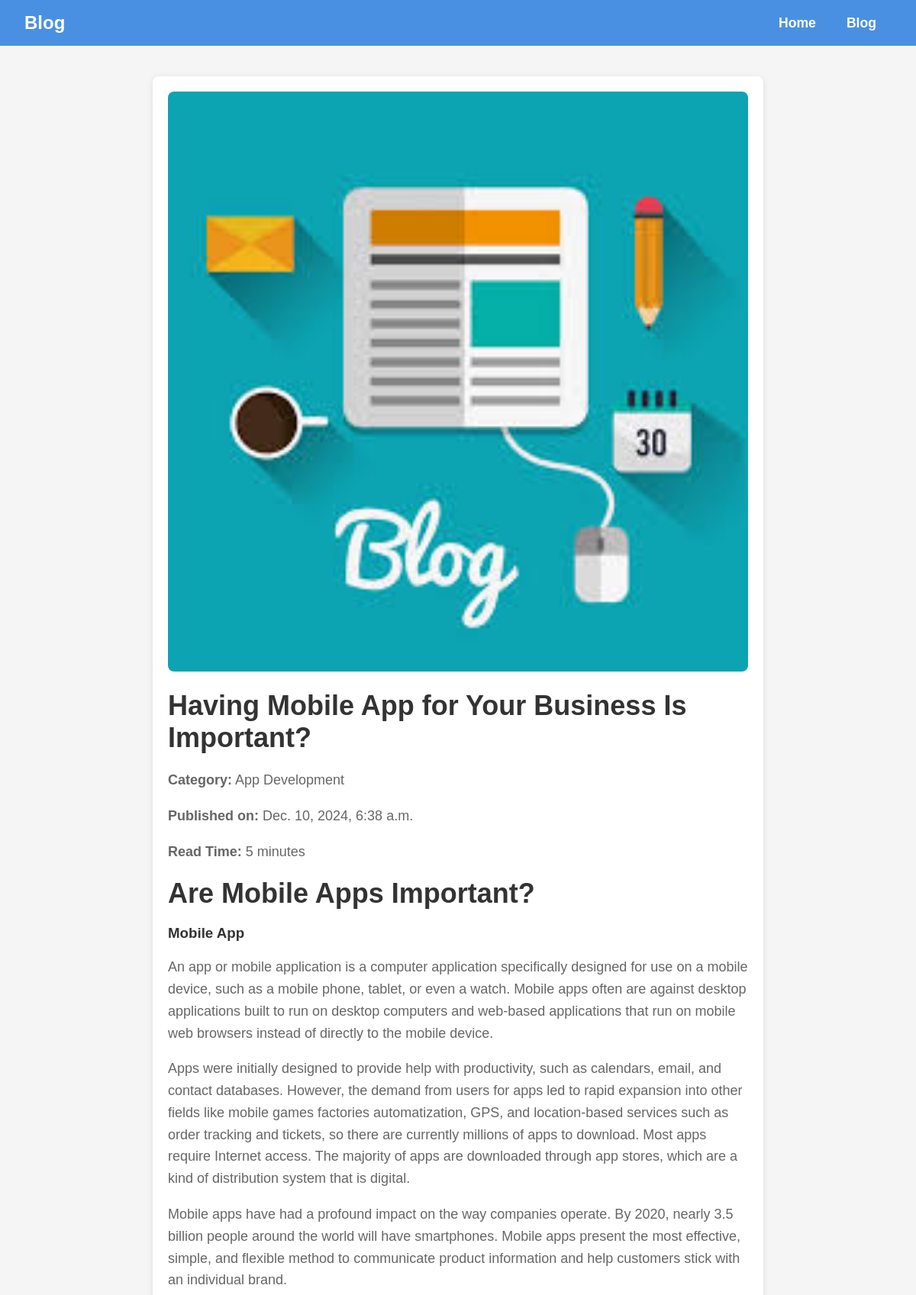
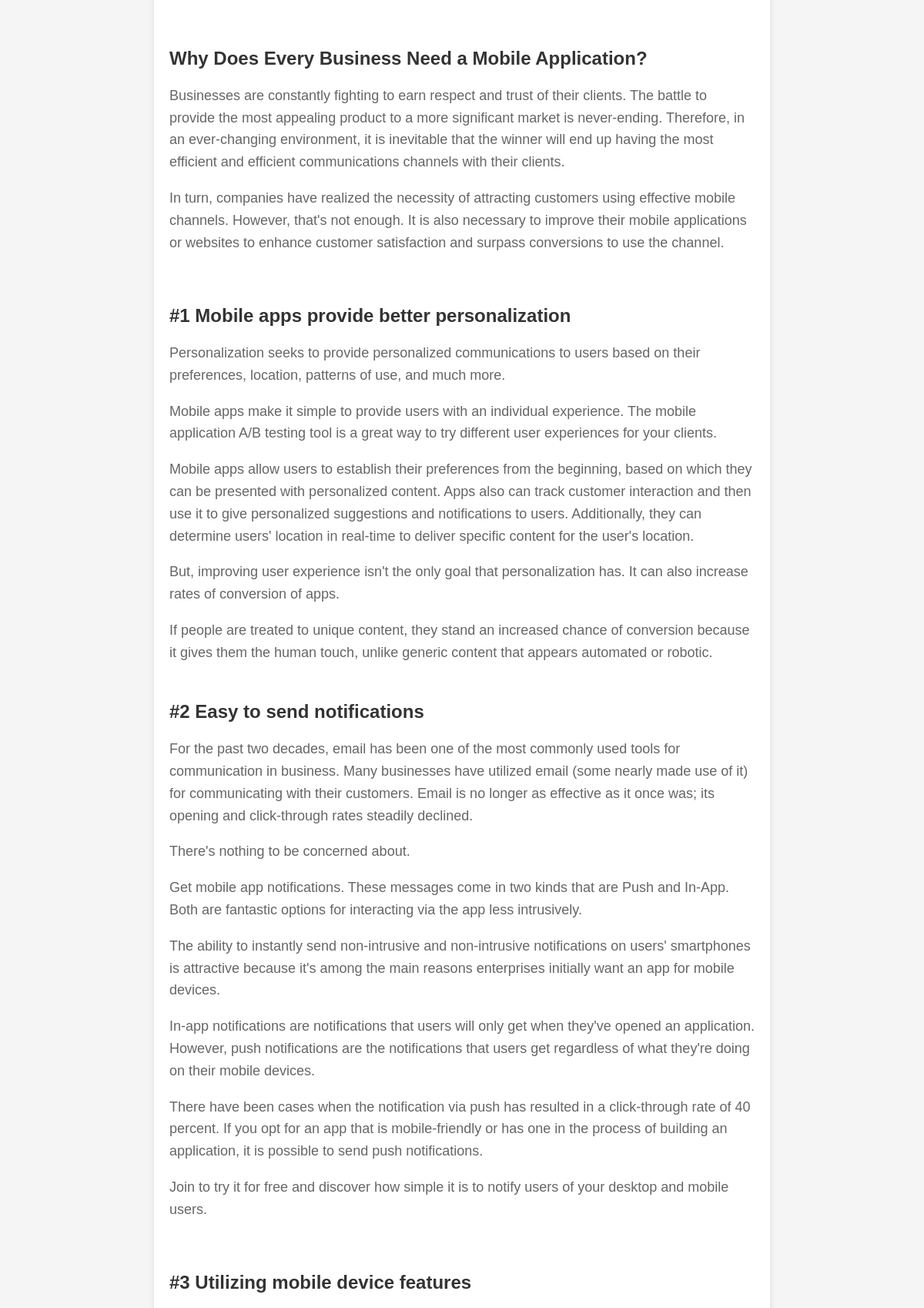
Screenshot of /blog/having-mobile-app-for-your-business-is-important/ (upper part) with the database file from the repository (2 pictures, top to bottom).
### web/models.py (models this page shows, shortened)
class CommonModel(models.Model):
    extra_params    =   models.JSONField        (blank=True, null=True, help_text="Extra parameters related to the model.")
    created_at      =   models.DateTimeField    (auto_now_add=True, blank=True, null=True, help_text="The date and time when the object was created.")
    updated_at      =   models.DateTimeField    (auto_now=True, blank=True, null=True, help_text="The date and time when the object was last updated.")
    created_by      =   models.ForeignKey       (User, blank=True, null=True, on_delete=models.SET_NULL, related_name="created_%(class)s", help_text="The user who created the object.")
    history         =   HistoricalRecords(inherit=True)
    tracker         =   FieldTracker()
    admin_meta      =   {}
    class Meta:
        abstract = True

class Blog(CommonModel):
    title               =   models.CharField    (max_length=200, help_text="The title of the blog post.")
    sub_title           =   models.CharField    (max_length=200, blank=True, null=True, help_text="An optional subtitle for the blog post.")
    thumbnail           =   models.CharField    (max_length=255, blank=True, null=True, help_text="The relative path to the blog thumbnail image in GitHub (e.g., 'blog/image1.jpg').")
    category            =   models.ForeignKey   (BlogCategory, null=True, on_delete=models.SET_NULL, help_text="The category to which the blog belongs.")
    featured_text       =   models.TextField    (null=True, blank=True, help_text="A featured text or excerpt from the blog, with rich text support.")
    text                =   models.TextField    (null=True, blank=True, help_text="The main content of the blog post, with rich text support.")
    slug                =   models.SlugField    (unique=True, blank=True, null=True, help_text="A unique slug for the blog, auto-generated based on the title.")
    readtime            =   models.CharField    (max_length=200, null=True, blank=True, help_text="An estimated reading time for the blog post.")
    tags                =   models.TextField    (null=True, blank=True, default='all', help_text="A list of tags for the blog (comma-separated).")
    order_by            =   models.IntegerField (default=0, help_text="The ordering of the blog post. Higher numbers come first.")
    admin_meta =    {
        'list_display'      :   ("id", "title", "category", "slug", "created_at"),
        'list_editable'     :   ("category",),
        'list_per_page'     :   50,
        'list_filter'       :   ("category",),
        'inline'            :   [{'BlogImage': 'blog'}]
    }
    def get_thumbnail_url(self):
        if self.thumbnail:
            return f"https://raw.githubusercontent.com/heemit/Blog-Project/main/media/{self.thumbnail}"
        return "default-image-url"  # URL for a default image in case none is provided
    class Meta:
        verbose_name_plural = "Blog"
        ordering            = ['order_by']  # Sort in descending order

class BlogCategory(CommonModel):
    category    =   models.CharField    (max_length=100, unique=True, help_text="The name of the blog category.")
    slug        =   models.SlugField    (max_length=100, unique=True, blank=True, null=True, help_text="A unique slug for the category, used in URLs.")
    class Meta:
        verbose_name_plural =   "Blog Categories"
        ordering            =   ['category']
    admin_meta = {
        'list_display': ("category", "slug"),
        'list_editable': ("slug",),
        'list_per_page': 50,
    }

### web/views.py (the view)
# urls.py: path('blog/<slug:slug>/', views.blog_details, name='blog_details'),  # Blog details page
def blog_details(request, slug):
    blog = get_object_or_404(Blog, slug=slug)
    return render(request, 'web/blog_details.html', {'blog': blog})

### web/templates/web/blog_details.html (shortened to what this page needs)
<!DOCTYPE html>
<html lang="en">
<head>
    {% load static %}
    <link rel="stylesheet" href="{% static 'css/style.css' %}">
</head>
<body>
<header class="navbar">
    <div class="logo">Blog</div>
    <a href="/" class="home-link">Home</a>
    <a href="{% url 'blog_list' %}" class="blog-link">Blog</a>
</header>
<section class="blog-detail">
    <div class="blog-detail-header">
        <img src="{{ blog.get_thumbnail_url }}" alt="{{ blog.title }}" onerror="this.onerror=null;this.src='{% static 'images/default_image.jpeg' %}'">
        <h1>{{ blog.title }}</h1>
        <p><strong>Category:</strong> {{ blog.category.category }}</p>
        <p><strong>Published on:</strong> {{ blog.created_at }}</p>
        <p><strong>Read Time:</strong> {{ blog.readtime }}</p>
    </div>
    <article class="blog-content">
        <p>{{ blog.text|safe }}</p>
    </article>
</section>
</body>
</html>

### web/static/css/style.css (style rules this page uses)
body { font-family: 'Arial', sans-serif; background-color: #f5f5f5; margin: 0; padding: 0; color: #333; display: flex; flex-direction: column; min-height: 100vh; }
.navbar { background-color: #4a90e2; color: #fff; padding: 1rem 2rem; display: flex; justify-content: flex-start; align-items: center; }
.navbar a { color: #fff; text-decoration: none; margin: 0 20px; font-weight: bold; font-size: 1.1rem; transition: color 0.3s; }
.logo { font-size: 1.5rem; font-weight: bold; margin-right: auto; }
.blog-detail { max-width: 800px; margin: 40px auto; background-color: #fff; padding: 20px; border-radius: 8px; box-shadow: 0 2px 8px rgba(0, 0, 0, 0.1); overflow-wrap: break-word; word-wrap: break-word; word-break: break-word; box-sizing: border-box; }
.blog-detail img { width: 100%; height: auto; border-radius: 8px; }
.blog-detail h1 { font-size: 36px; margin: 20px 0; color: #333; }
.blog-detail p { font-size: 18px; color: #666; line-height: 1.6; }

### rows the page displays
Blog: title "Having Mobile App for Your Business Is Important?", category.category "App Development", created_at "Dec. 10, 2024, 6:38 a.m.", readtime "5 minutes", text "Are Mobile Apps Important? Mobile App An app or mobile application is a computer application specifically designed for use on a mobile device, such as a mobile phone, tablet, or even a watch. Mobile apps often are against desktop applications built to run on desktop computers and web-based applications that run on mobile web browsers instead of directly to the mobile device. Apps were initially designed to provide help with productivity, such as calendars, email, and contact databases. However, the demand from users for apps led to rapid expansion into other fields like mobile games factories automatization, GPS, and location-based services such as order tracking and tickets, so there are…"
